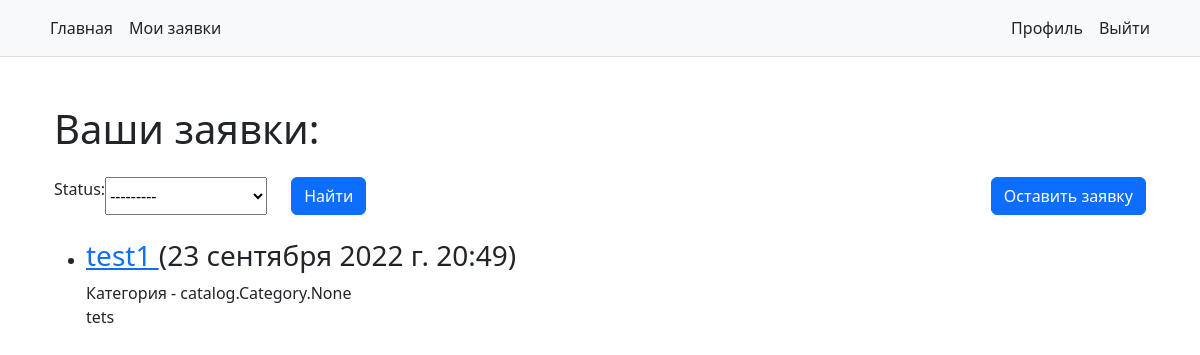
The page /catalog/myapplications (signed in) on the database as committed earlier.
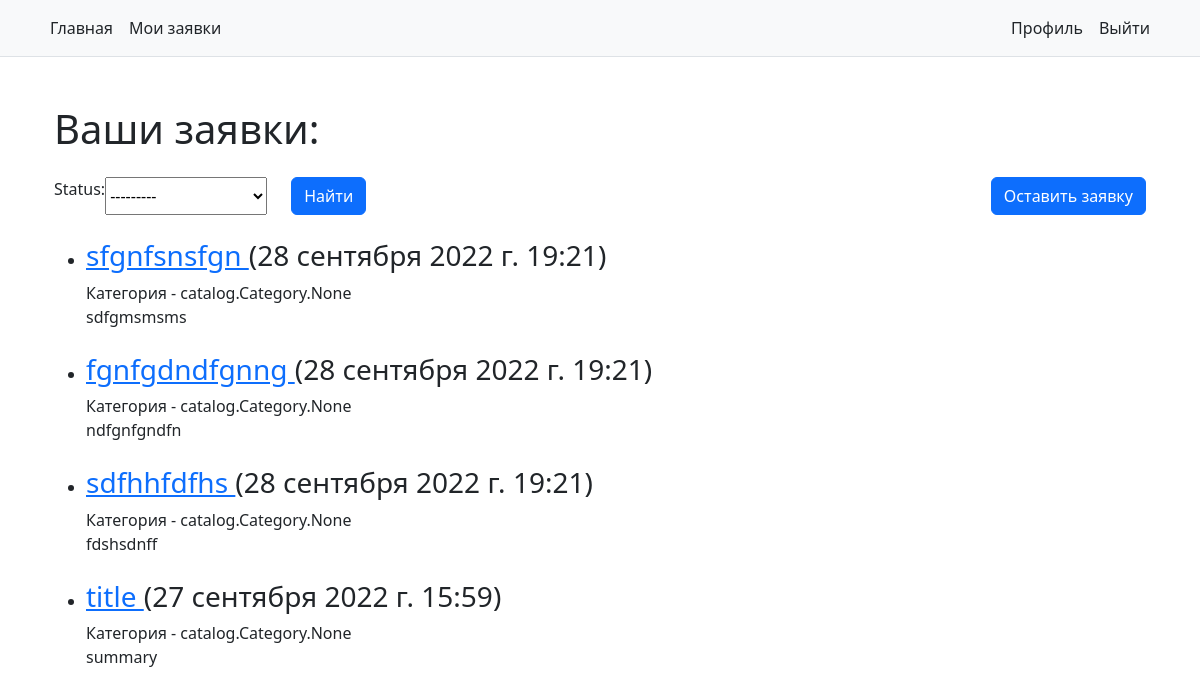
The same page on the database as committed later.
### catalog/models.py (models this page shows, shortened)
class Application(models.Model):
    title = models.CharField(max_length=200, help_text="Введите название заявки", verbose_name='Название')
    summary = models.TextField(max_length=1000, help_text="Опишите свою заявку здесь", verbose_name='Описание')
    category = models.ManyToManyField('Category', help_text='Выберите категория для заявки', verbose_name='Категория')
    image = models.ImageField(upload_to="images/", help_text="Максимальный размер изображения 2MB",
                              validators=[validate_image], verbose_name='Изображение')
    time_stamp = models.DateTimeField(default=timezone.now())
    status_application = (
        ('n', 'Новая'),
        ('i', 'Принято в работу'),
        ('d', 'Выполнено'),
    )
    status = models.CharField(max_length=100, choices=status_application, blank=True, default="n")
    borrower = models.ForeignKey('User', on_delete=models.SET_NULL, null=True, blank=True, )
    comment = models.CharField(max_length=500, blank=True)
    design_done = models.ImageField(upload_to="images/",
                                    validators=[validate_image],
                                    help_text="Максимальный размер изображения 2MB",
                                    blank=True,
                                    null=True,
                                    )

### catalog/views.py (the view)
# urls.py: path('myapplications', views.LoanedApplicationsByUserListView.as_view(), name='my-applications'),
class LoanedApplicationsByUserListView(LoginRequiredMixin, generic.ListView):
    model = Application
    template_name = "catalog/application_list_borrowed_user.html"
    context_object_name = 'user_application_list'
    def get_context_data(self, **kwargs):
        context = super().get_context_data(**kwargs)
        context['filter'] = ApplicationFilter(self.request.GET, queryset=self.get_queryset())
        return context
    def get_queryset(self):
        return Application.objects.filter(borrower=self.request.user).order_by('-id')

### catalog/templates/catalog/application_list_borrowed_user.html (shortened to what this page needs)
{% extends "catalog/base_generic.html" %}
{% load bootstrap %}
{% block content %}
    <div class="container">
        <h1 class="mt-5">Ваши заявки:</h1>
        <div class="d-flex flex-row justify-content-between mt-4">
            <form class="d-flex flex-row justify-content-between filter-form" method="get">
                {{ filter.form|bootstrap }}
                <button type="submit" class="btn btn-primary ms-4" height="30px">Найти</button>
            </form>
            <a href="{% url 'create' %}"><button class="btn btn-primary">Оставить заявку</button></a>
        </div>
        {% if user_application_list %}
            <ul class="mt-4">
                {% for ap in filter.qs %}
                    <li class="mt-4">
                        <h3><a href="{% url 'application-detail' ap.pk %}">{{ ap.title }} </a>({{ap.time_stamp}})</h3>
                        <p>Категория - {{ap.category }}</br>{{ap.summary}}</p>
                    </li>
                {% endfor %}
            </ul>
        {% else %}
            <p>У вас пока нет заявок.</p>
        {% endif %}
    </div>
{% endblock %}

Rows that differ between the two databases and show on the page:
removed Application: title "test1", time_stamp "23 сентября 2022 г. 20:49", category "catalog.Category.None", summary "tets"
added Application: title "sfgnfsnsfgn", time_stamp "28 сентября 2022 г. 19:21", category "catalog.Category.None", summary "sdfgmsmsms"
added Application: title "fgnfgdndfgnng", time_stamp "28 сентября 2022 г. 19:21", category "catalog.Category.None", summary "ndfgnfgndfn"
added Application: title "sdfhhfdfhs", time_stamp "28 сентября 2022 г. 19:21", category "catalog.Category.None", summary "fdshsdnff"
added Application: title "title", time_stamp "27 сентября 2022 г. 15:59", category "catalog.Category.None", summary "summary"
